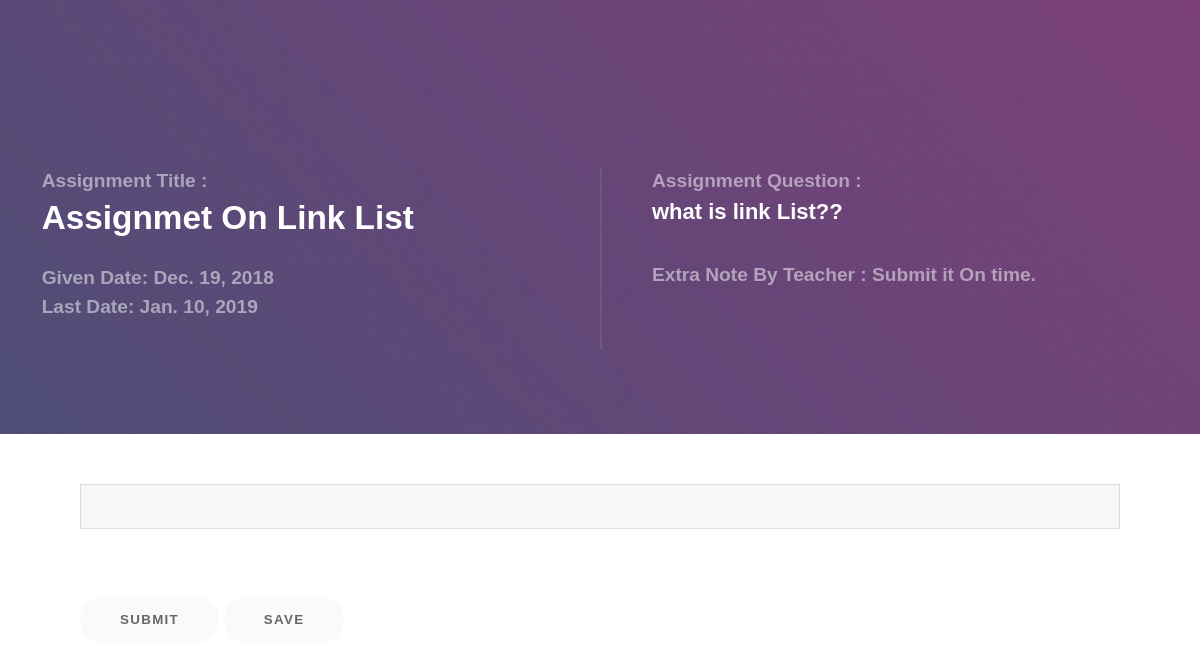
The app's page /assignment/5 (signed in) with its own data.
### teacher/models.py (models this page shows, shortened)
class assignments_by_teacher(models.Model):
	teacher_name = models.CharField(max_length=200)
	ass_title = models.CharField(max_length=10000)
	ass_body = models.CharField(max_length=50000)
	ass_sub_date = models.DateField()
	ass_given_date = models.DateField()
	ass_extra = models.CharField(max_length=50000)

### webpages/views.py (the view)
# urls.py: path('assignment/<int:id>',views.assignment, name='write_assignment'),
@login_required(login_url="/")
def assignment(request, id):
	s_class_obj = Profile.objects.filter(user__username=request.user.get_username())
	for c_obj in s_class_obj:
		s_fullname = c_obj.s_fullname
	if request.method == "POST":
		context = {
		'form': assignment_field()
		}
		if 'save' in request.POST:
			obj = assignments_by_teacher.objects.filter(pk=id)
			for o in obj:
				o_title = o.ass_title
			if (assignment_save.objects.filter(ass_title=o_title, s_name = s_fullname)):
				assignment_save.objects.filter(ass_title=o_title, s_name = s_fullname).update(content = request.POST['content'])
				print(request.POST['content'])
				return HttpResponseRedirect('/summary')
			else:
				save_object = assignment_save()
				save_object.s_name = s_fullname
				save_object.ass_title = o_title
				save_object.content = request.POST['content']
				save_object.save()
				return HttpResponseRedirect('/summary')
		if 'submit' in request.POST:
			form = assignment_by_student()
			form.content = request.POST['content']
			form.user = s_fullname
			form.ass_title = request.POST['post_title']
			print(form.user)
			form.save()
			if(assignment_save.objects.filter(s_name = s_fullname, ass_title = request.POST['post_title'])):
				assignment_save.objects.filter(s_name = s_fullname, ass_title = request.POST['post_title']).delete()
			obj = assignments_by_teacher.objects.filter(pk=id)
			for o in obj:
				title = o.ass_title
			assignment_list = assignment_by_student.objects.filter(ass_title = request.POST['post_title'])
			last_assignment = assignment_by_student.objects.last()
			init(assignment_list,last_assignment, request.user.get_username() , title)
			return HttpResponseRedirect('/summary')
	else:
		init_content = ""
		obj = assignments_by_teacher.objects.filter(pk=id)
		for o in obj:
			o_title = o.ass_title
		if (assignment_save.objects.filter(ass_title=o_title, s_name = s_fullname).exists()):
			content_obj = assignment_save.objects.filter(ass_title=o_title, s_name = s_fullname)
			for obj in content_obj:
				init_content = obj.content
		form = assignment_field(initial={'content':init_content})
		user = request.user.get_username()
		obj = assignments_by_teacher.objects.filter(pk=id)
		context = {
			'form':form,
			'obj':obj,
			'user':user
				}
		return render(request,'webpages/write_ass.html',context)

### webpages/forms.py
class assignment_field(forms.ModelForm):
	user = forms.CharField(
		widget = forms.TextInput(
            attrs = {'type':'hidden','class': 'summernote'}
        ))
	content = forms.CharField(widget=TinyMCE(attrs={'cols': 80, 'rows': 30}))
	class Meta:
		model = assignment_by_student
		fields = ('content','user',)

### webpages/templates/webpages/write_ass.html (shortened to what this page needs)
<!DOCTYPE HTML>
<html>
   <head>
         {% load staticfiles%}
      <link rel="stylesheet" href="{% static 'webpages/write_style/assets/css/main.css' %}" />
   </head>
   <body>
   {% for o in obj %}
      <section id="banner">
         <div class="inner split">
            <section>
               <p style="margin-bottom: 0px;">Assignment Title : </p>
               <h2>{{o.ass_title}}</h2>
                  <p style="margin-bottom: 0px;margin-top: 22px;">Given Date: <span>{{o.ass_given_date}}</span></p>
                  <p>Last Date: <span>{{o.ass_sub_date}}</span></p>
            </section>
            <section>
               <p style="margin-bottom: 0px;">Assignment Question : </p>
               <p style="color: white; font-size:22px;">{{o.ass_body}}</p>
               <p style="margin-bottom: 0px;">Extra Note By Teacher : {{o.ass_extra}}</p>
            </section>
         </div>
      </section>
      <form method="post" style="padding: 50px 10px; padding-left: 80px;padding-right: 80px;">
         {{ form.content }}
         <br><br>
         <div class="row button-section">
               <div class="col-twelve">
                  <input class="button button-primary" type="submit" name="submit" value="Submit" />
                  <input class="button button-primary" type="submit" name="save" value="save" />
               </div>
         </div>
         </form>
      {% endfor %}
   </body>
</html>

### records on screen
assignments_by_teacher: ass_title "Assignmet On Link List", ass_given_date "Dec. 19, 2018", ass_sub_date "Jan. 10, 2019", ass_body "what is link List??", ass_extra "Submit it On time."
